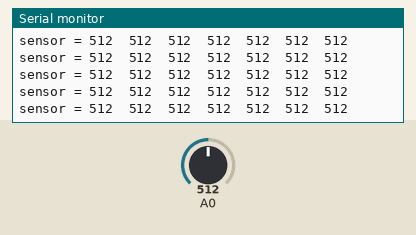
Bench run of a sketch on a simulated Arduino Uno, built with avr-gcc and run on an emulated ATmega328P. On the bench: the last lines printed to the serial monitor. The inputs (shaded band) are chosen by the test bench; at power-on: A0 = 512.

Above: at 1.2 s.
1.3 s: A0 set to 104
At 1.45 s:
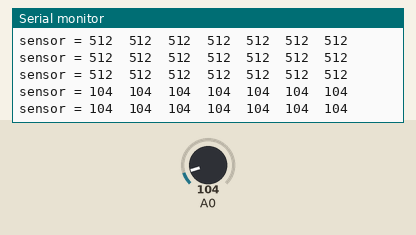
2.8 s: A0 set to 94
At 2.88 s:
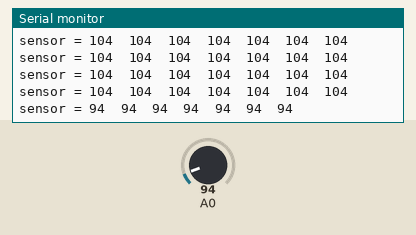
Timing chart, 0 to 5.8 s (numbered marks = the images above; inputs shaded):
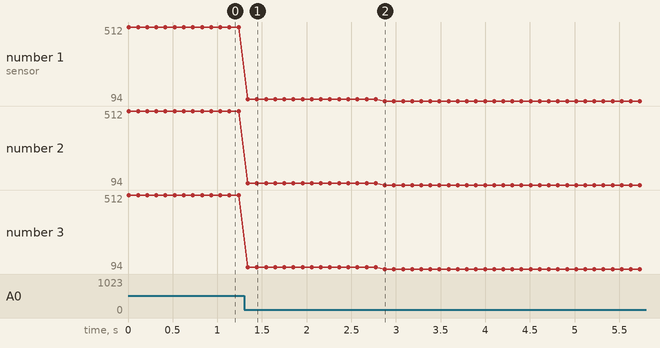

Measured:
- after the input at 1.3 s, the serial monitor: prints a new line at once (image 1)
- after the input at 2.8 s, the serial monitor: prints a new line after 0.08 s (image 2)
- plotted number 1: 512 → 104 after the input at 1.3 s, 104 → 94 after the input at 2.8 s
- plotted number 2: 512 → 104 after the input at 1.3 s, 104 → 94 after the input at 2.8 s
- plotted number 3: 512 → 104 after the input at 1.3 s, 104 → 94 after the input at 2.8 s

The sketch:

soundDriver.ino
```cpp
// This is a sound driver for adrduino uno with sparkfun spectrum
// shield.
// author: Christoph
//
// Configuration:
//
//TODO: convert into library

//golobal variiables

//For spectrum analyzer shield, these three pins are used.
//You can move pins 4 and 5, but you must cut the trace on the shield and re-route from the 2 jumpers.
int spectrumReset=5;
int spectrumStrobe=4;
int spectrumAnalog=0;  //0 for left channel, 1 for right.
int band = 0; //used spectrum band
// spectrum analyzer read values will be kept here.
int spectrum[7];

void setupSound()
{
  //Setup pins to drive the spectrum analyzer.
  pinMode(spectrumReset, OUTPUT);
  pinMode(spectrumStrobe, OUTPUT);

   //Init spectrum analyzer
  digitalWrite(spectrumStrobe,LOW);
    delay(1);
  digitalWrite(spectrumReset,HIGH);
    delay(1);
  digitalWrite(spectrumStrobe,HIGH);
    delay(1);
  digitalWrite(spectrumStrobe,LOW);
    delay(1);
  digitalWrite(spectrumReset,LOW);
    delay(5);
  // Reading the analyzer now will read the lowest frequency.
}

void setup() {
  //setup sound
  setupSound();

  // initialize serial communications at 9600 bps:
  Serial.begin(9600);

}

void loop() {
  // put your main code here, to run repeatedly:
  readSpectrum();

  // print the results to the serial monitor:
  Serial.print("sensor = " );
  Serial.print(spectrum[0]);
  Serial.print("  ");
  Serial.print(spectrum[1]);
  Serial.print("  ");
  Serial.print(spectrum[2]);
  Serial.print("  ");
  Serial.print(spectrum[3]);
  Serial.print("  ");
  Serial.print(spectrum[4]);
  Serial.print("  ");
  Serial.print(spectrum[5]);
  Serial.print("  ");
  Serial.print(spectrum[6]);
  Serial.print("  ");

  Serial.print("\n");

  delay(100);
}

// Read 7 band equalizer.
void readSpectrum()
{
   digitalWrite(spectrumReset, HIGH);
   digitalWrite(spectrumReset, LOW);
    for(band=0; band <7; band++)
    {
      digitalWrite(spectrumStrobe,LOW); // strobe pin on the shield - kicks the IC up to the next band
      delayMicroseconds(30); //
      spectrum[band] = analogRead(0); // store left band reading
      digitalWrite(spectrumStrobe,HIGH);
    }
}
```

Sound.cpp
```cpp
//Sound.cpp library for read sound levels from sound board
//author: Christoph

#include "arduino.h"
#include "Sound.h"

//!empty constructor
Sound::Sound()
{
  //pin declaration
  _spectrumReset = 5;
  _spectrumStrobe = 4;
  _spectrumAnalog = 0; //0 for left channel, 1 for right.

  //setup sound
  _setupSound();
}

//! pin choice constructor
Sound::Sound(int spectrumReset, int spectrumStrobe, int spectrumAnalog)
{
  _spectrumReset = spectrumReset;
  _spectrumStrobe = spectrumStrobe;
  _spectrumAnalog = spectrumAnalog;

  //setup sound
  _setupSound();
}

//! destructor
Sound::~Sound()
{

}

//! Setup for sound
void Sound::_setupSound()
{
  //Setup pins to drive the spectrum analyzer.
  pinMode(_spectrumReset, OUTPUT);
  pinMode(_spectrumStrobe, OUTPUT);

   //Init spectrum analyzer
  digitalWrite(_spectrumStrobe,LOW);
    delay(1);
  digitalWrite(_spectrumReset,HIGH);
    delay(1);
  digitalWrite(_spectrumStrobe,HIGH);
    delay(1);
  digitalWrite(_spectrumStrobe,LOW);
    delay(1);
  digitalWrite(_spectrumReset,LOW);
    delay(5);
  // Reading the analyzer now will read the lowest frequency.
}

//! returns current sound spectrum
void Sound::getSoundSpectrum(int spectrum[7])
{
   digitalWrite(_spectrumReset, HIGH);
   digitalWrite(_spectrumReset, LOW);
   int band;
    for(band=0; band <7; band++)
    {
      digitalWrite(_spectrumStrobe,LOW); // strobe pin on the shield - kicks the IC up to the next band
      delayMicroseconds(30); //
      spectrum[band] = analogRead(0); // store left band reading
      digitalWrite(_spectrumStrobe,HIGH);
    }
}
```

Sound.h
```cpp
//Sound.h library for read sound levels from sound board
//author: Christoph
#ifndef Sound_h
#define Sound_h

#include "Arduino.h"

class Sound
{
	public:
		//! empty constructor
		Sound();
		//! constructor with pin choice
		Sound(int spectrumReset, int spectrumStrobe, int spectrumAnalog);
		//!destructor
		~Sound();
		//! get current sound spectrum
		void getSoundSpectrum(int spectrum[7]);

	private:
		//attributes
		int _spectrum[7];
		int _spectrumReset;
		int _spectrumStrobe;
		int _spectrumAnalog;  //0 for left channel, 1 for right.

		//functions
		void _setupSound();
};

#endif
```
